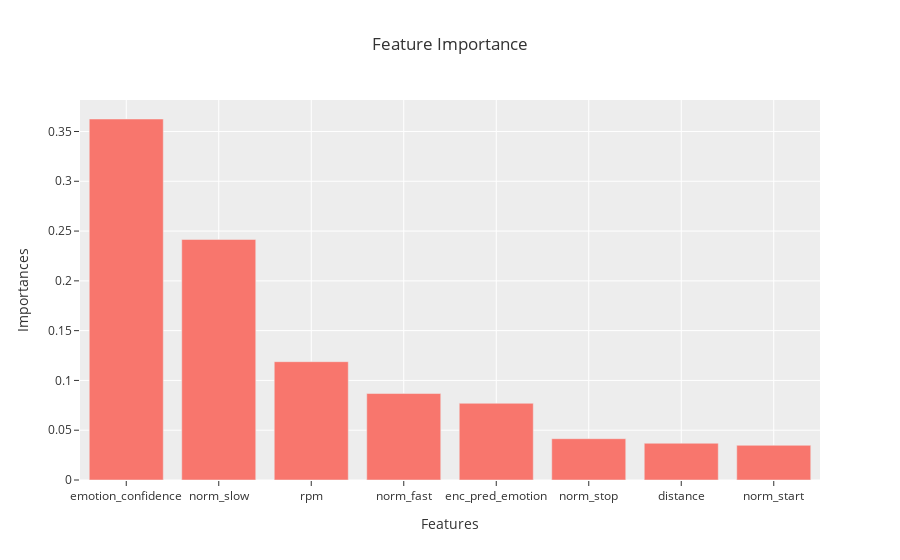

Write notebook code for a chart like this one.
### Markdown cell above
## Show Feature Importance

### Code cell
# See which features were most important
imps = pd.DataFrame()
imps['Features'] = features
imps['Importances'] = clf.feature_importances_
imps = imps.sort_values('Importances', ascending=False)
px.bar(imps, x='Features', y='Importances', template='ggplot2',
       title='Feature Importance')

### Figure 1 — Plotly figure (JSON) as saved in the notebook; plotly's stock layout.template omitted (floating-point values rounded to 4 significant figures)
{"data": [{"alignmentgroup": "True", "hovertemplate": "Features=%{x}<br>Importances=%{y}<extra></extra>", "legendgroup": "", "marker": {"color": "#F8766D"}, "name": "", "offsetgroup": "", "orientation": "v", "showlegend": false, "textposition": "auto", "type": "bar", "x": ["emotion_confidence", "norm_slow", "rpm", "norm_fast", "enc_pred_emotion", "norm_stop", "distance", "norm_start"], "xaxis": "x", "y": [0.3625, 0.2416, 0.1188, 0.08685, 0.07703, 0.04147, 0.03689, 0.03483], "yaxis": "y"}], "layout": {"barmode": "relative", "legend": {"tracegroupgap": 0}, "title": {"text": "Feature Importance"}, "xaxis": {"anchor": "y", "domain": [0, 1], "title": {"text": "Features"}}, "yaxis": {"anchor": "x", "domain": [0, 1], "title": {"text": "Importances"}}}}
